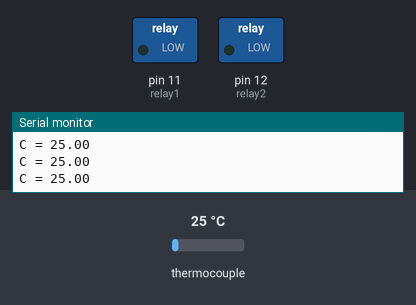
The sketch below on a simulated Arduino Uno, built with avr-gcc and run on an emulated ATmega328P. Shown: switched loads named in the sketch (green lamp = pin HIGH), the last lines printed to the serial monitor. The inputs (shaded band) are chosen by the test bench; at power-on: thermocouple 25 °C.

Above: at 1.7 s.
1.8 s: thermocouple set to 21 °C
At 2.4 s:
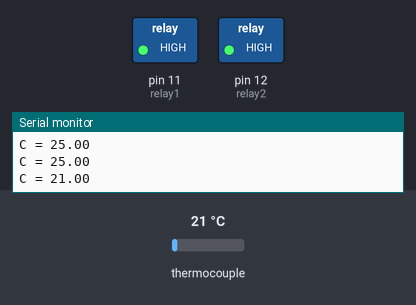
3.5 s: thermocouple set to 75 °C
At 4.7 s:
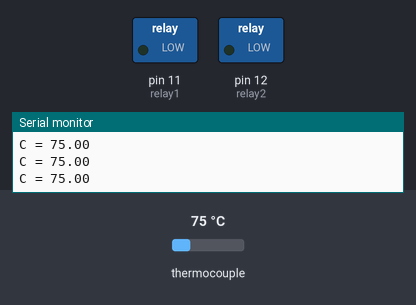
5.0 s: thermocouple set to 6 °C
At 6.2 s:
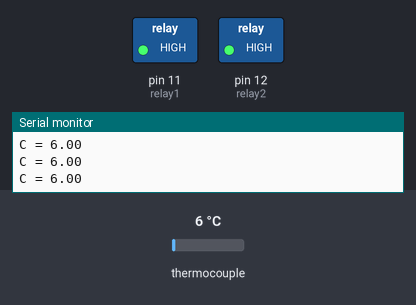
Timing chart, 0 to 8.0 s (numbered marks = the images above; inputs shaded):
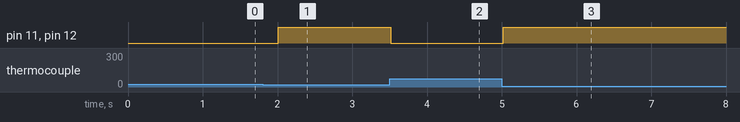

The sketch:

SousVide.ino
```cpp
// Eric's Sous Vide controller
// Written June 2015 by Eric Light, based off code from Adafruit

// Set the target temperature here
int TARGET_TEMP = 24;

// Controller code lives below

// Pinout for MAX6675 thermocouple
int thermoDO = 2;  // Data out; may be labelled "SO"
int thermoCS = 3;  // Usually labelled "CS"
int thermoCLK = 4;  // Clock signal; may be labelled "SCK"

// The MAX6675 library sets up the pins for reading
#include "max6675.h"
MAX6675 thermocouple(thermoCLK, thermoCS, thermoDO);

// Pins for two-channel relay
int relay1=11; int relay2=12; int gndPin = 4;

void setup() {
  Serial.begin(9600);

  // Setup relay pins for output
  pinMode(gndPin, OUTPUT); digitalWrite(gndPin, LOW);
  pinMode(relay1, OUTPUT); pinMode(relay2, OUTPUT);

  // Turn off the relays immediately (they'll still power up briefly)
  power_off();

  Serial.println("MAX6675 test");
  // wait for MAX chip to stabilize
  delay(500);
}

void loop() {

  // Print the current temperature for anyone watching serial comms
  Serial.print("C = ");
  Serial.println(thermocouple.readCelsius());

  // Check the temp and respond accordingly
  if (thermocouple.readCelsius() < TARGET_TEMP)
    { power_on(); }
  else
    { power_off(); }

  // Only toggle twice a second; otherwise the relays will burn out
  delay(500);
}

void power_on() {
  digitalWrite(relay1, HIGH);
  digitalWrite(relay2, HIGH);
}

void power_off() {
  digitalWrite(relay1, LOW);
  digitalWrite(relay2, LOW);
}
```

Measured:
- the behaviour switches between 24 and 23 °C on thermocouple (found by bisection; images 0 and 1)
- after the input at 1.8 s, pin 11 (relay1), pin 12 (relay2): LOW → HIGH after 0.21 s
- after the input at 3.5 s, pin 11 (relay1), pin 12 (relay2): HIGH → LOW at once
- after the input at 5.0 s, pin 11 (relay1), pin 12 (relay2): LOW → HIGH at once
